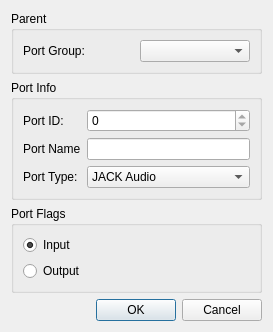
<?xml version="1.0" encoding="UTF-8"?>
<ui version="4.0">
 <class>CatarinaAddPortW</class>
 <widget class="QDialog" name="CatarinaAddPortW">
  <property name="geometry">
   <rect>
    <x>0</x>
    <y>0</y>
    <width>273</width>
    <height>307</height>
   </rect>
  </property>
  <property name="windowTitle">
   <string>Add Port</string>
  </property>
  <layout class="QVBoxLayout" name="verticalLayout_2">
   <item>
    <widget class="QGroupBox" name="groupBox_3">
     <property name="title">
      <string>Parent</string>
     </property>
     <layout class="QHBoxLayout" name="horizontalLayout">
      <item>
       <widget class="QLabel" name="label_4">
        <property name="text">
         <string>Port Group:</string>
        </property>
       </widget>
      </item>
      <item>
       <widget class="QComboBox" name="cb_group"/>
      </item>
     </layout>
    </widget>
   </item>
   <item>
    <widget class="QGroupBox" name="groupBox_2">
     <property name="title">
      <string>Port Info</string>
     </property>
     <layout class="QGridLayout" name="gridLayout">
      <item row="0" column="0">
       <widget class="QLabel" name="label">
        <property name="text">
         <string>Port ID:</string>
        </property>
       </widget>
      </item>
      <item row="0" column="1">
       <widget class="QSpinBox" name="sb_port_id">
        <property name="readOnly">
         <bool>true</bool>
        </property>
        <property name="maximum">
         <number>9999</number>
        </property>
       </widget>
      </item>
      <item row="1" column="0">
       <widget class="QLabel" name="label_2">
        <property name="text">
         <string>Port Name</string>
        </property>
       </widget>
      </item>
      <item row="1" column="1">
       <widget class="QLineEdit" name="le_port_name"/>
      </item>
      <item row="2" column="0">
       <widget class="QLabel" name="label_3">
        <property name="text">
         <string>Port Type:</string>
        </property>
       </widget>
      </item>
      <item row="2" column="1">
       <widget class="QComboBox" name="cb_port_type">
        <item>
         <property name="text">
          <string>JACK Audio</string>
         </property>
        </item>
        <item>
         <property name="text">
          <string>JACK MIDI</string>
         </property>
        </item>
        <item>
         <property name="text">
          <string>A2J MIDI</string>
         </property>
        </item>
        <item>
         <property name="text">
          <string>ALSA MIDI</string>
         </property>
        </item>
       </widget>
      </item>
     </layout>
    </widget>
   </item>
   <item>
    <widget class="QGroupBox" name="groupBox">
     <property name="title">
      <string>Port Flags</string>
     </property>
     <layout class="QVBoxLayout" name="verticalLayout">
      <item>
       <widget class="QRadioButton" name="rb_flags_input">
        <property name="text">
         <string>Input</string>
        </property>
        <property name="checked">
         <bool>true</bool>
        </property>
       </widget>
      </item>
      <item>
       <widget class="QRadioButton" name="rb_flags_output">
        <property name="text">
         <string>Output</string>
        </property>
       </widget>
      </item>
     </layout>
    </widget>
   </item>
   <item>
    <widget class="QDialogButtonBox" name="buttonBox">
     <property name="orientation">
      <enum>Qt::Horizontal</enum>
     </property>
     <property name="standardButtons">
      <set>QDialogButtonBox::Cancel|QDialogButtonBox::Ok</set>
     </property>
    </widget>
   </item>
  </layout>
 </widget>
 <tabstops>
  <tabstop>le_port_name</tabstop>
  <tabstop>cb_port_type</tabstop>
  <tabstop>rb_flags_input</tabstop>
  <tabstop>rb_flags_output</tabstop>
  <tabstop>cb_group</tabstop>
  <tabstop>sb_port_id</tabstop>
  <tabstop>buttonBox</tabstop>
 </tabstops>
 <resources/>
 <connections>
  <connection>
   <sender>buttonBox</sender>
   <signal>accepted()</signal>
   <receiver>CatarinaAddPortW</receiver>
   <slot>accept()</slot>
   <hints>
    <hint type="sourcelabel">
     <x>248</x>
     <y>254</y>
    </hint>
    <hint type="destinationlabel">
     <x>157</x>
     <y>274</y>
    </hint>
   </hints>
  </connection>
  <connection>
   <sender>buttonBox</sender>
   <signal>rejected()</signal>
   <receiver>CatarinaAddPortW</receiver>
   <slot>reject()</slot>
   <hints>
    <hint type="sourcelabel">
     <x>316</x>
     <y>260</y>
    </hint>
    <hint type="destinationlabel">
     <x>286</x>
     <y>274</y>
    </hint>
   </hints>
  </connection>
 </connections>
</ui>
